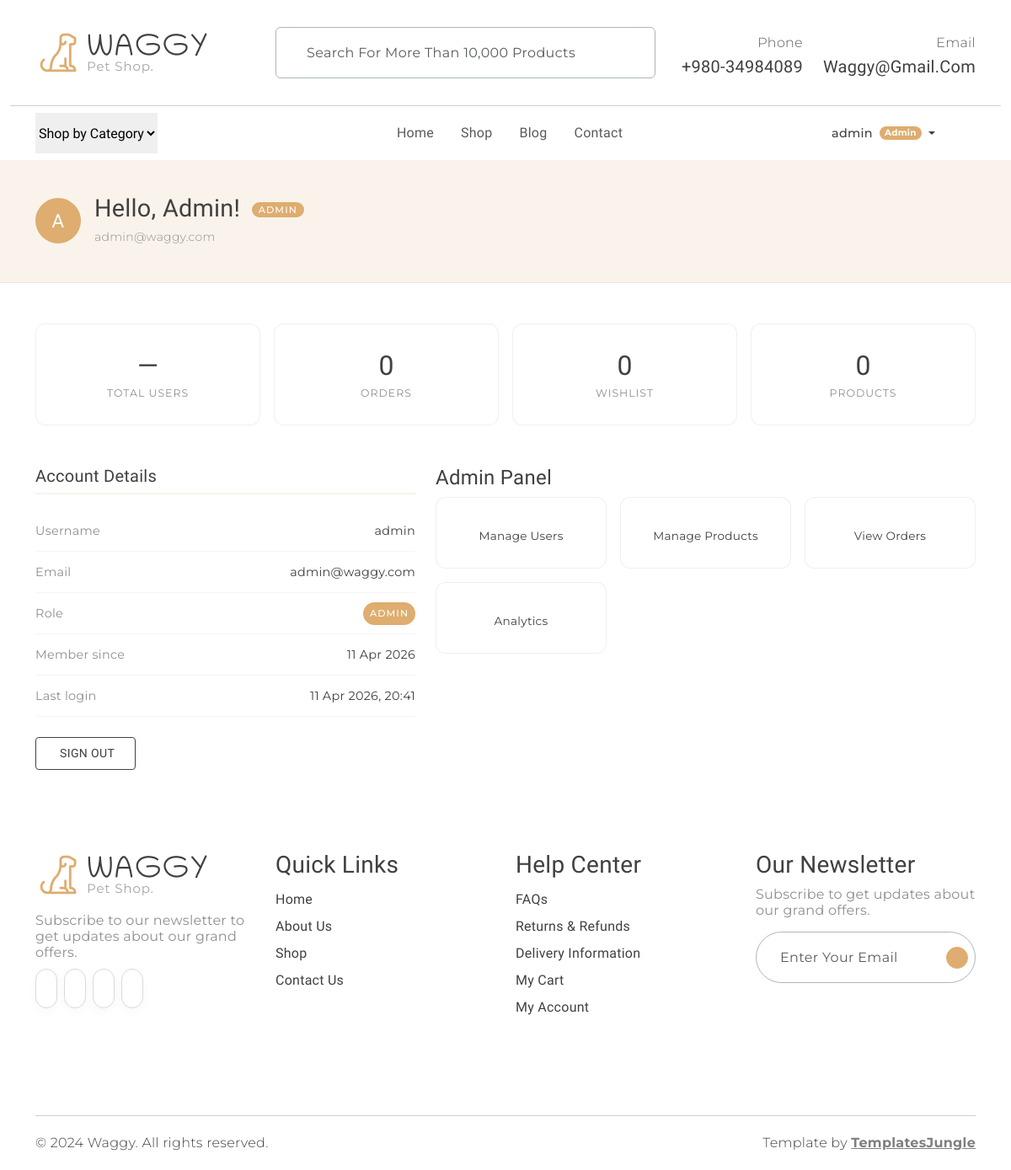
The page /dashboard (signed in) on the database as committed earlier.
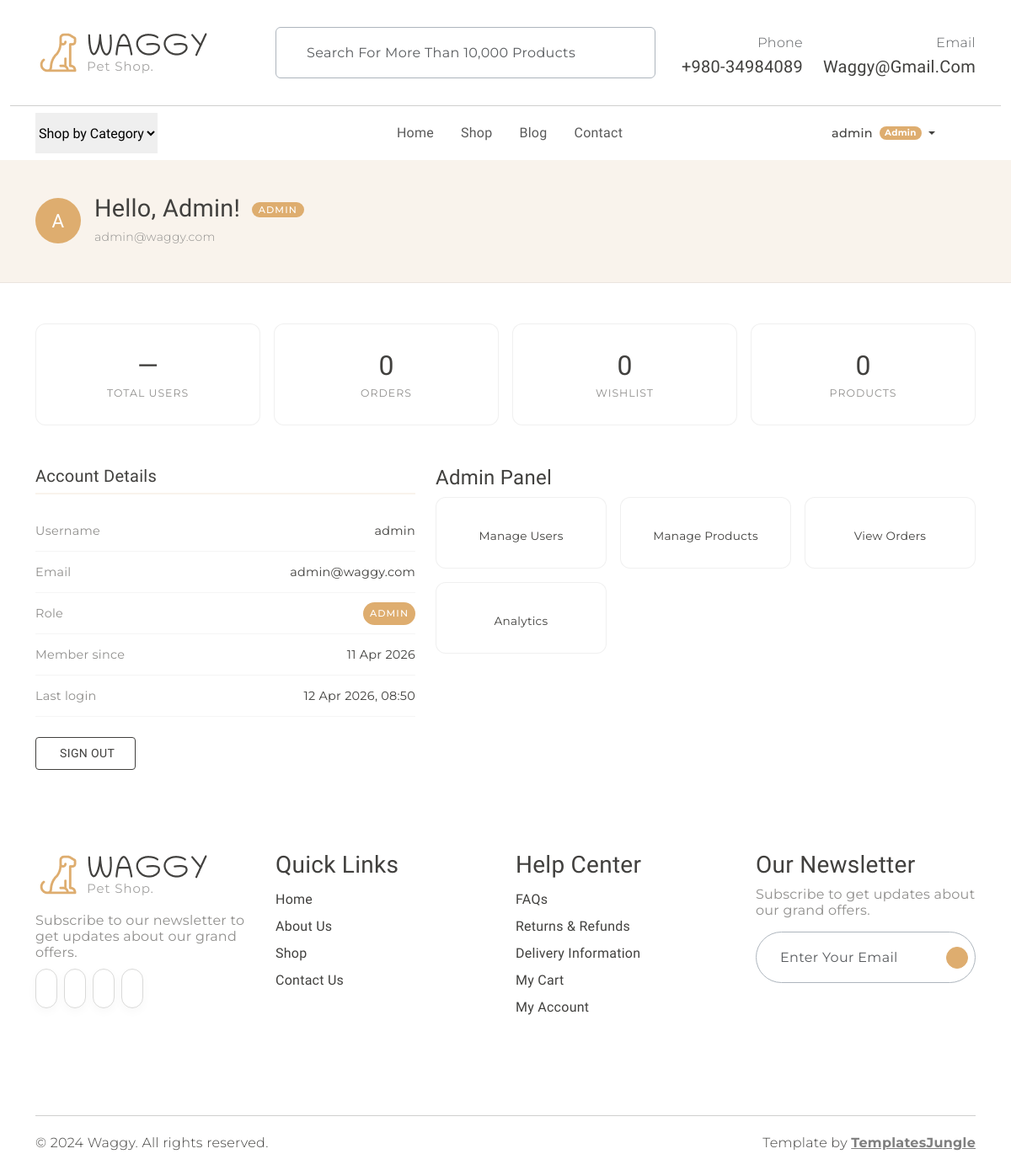
The same page on the database as committed later.
### models.py (models this page shows, shortened)
class User(UserMixin, db.Model):
    __tablename__ = "users"
    id            = db.Column(db.Integer,     primary_key=True)
    username      = db.Column(db.String(80),  unique=True, nullable=False)
    email         = db.Column(db.String(120), unique=True, nullable=False)
    password_hash = db.Column(db.String(256), nullable=False)
    role          = db.Column(db.String(20),  nullable=False, default="customer")
    is_active     = db.Column(db.Boolean,     nullable=False, default=True)
    created_at    = db.Column(db.DateTime,    nullable=False, default=datetime.utcnow)
    last_login_at = db.Column(db.DateTime,    nullable=True)
    @property
    def is_admin(self) -> bool:
        return self.role == "admin"

### app.py (the view)
    @main_bp.route("/dashboard")
    @login_required
    def dashboard():
        return render_template("dashboard.html")

### cart.py (called while the page is built)
def get_cart_count() -> int:
    if current_user.is_authenticated:
        result = (
            db.session.query(func.sum(CartItem.quantity))
            .join(CartItem.product)
            .filter(
                CartItem.user_id == current_user.id,
                Product.is_active.is_(True),
            )
            .scalar()
        )
        return int(result or 0)
    cart = _clean_session_cart()
    return sum(cart.values())

### templates/dashboard.html (shortened to what this page needs)
{% extends "base.html" %}
{% block content %}
<div class="dash-hero">
  <div class="container">
    <div class="d-flex align-items-center gap-3">
      <div class="dash-avatar">{{ current_user.username[0].upper() }}</div>
      <div>
        <h2>
          Hello, {{ current_user.username }}!
          <span class="role-badge {{ current_user.role }}">
            {{ current_user.role | capitalize }}
          </span>
        </h2>
        <p class="mb-0 secondary-font" style="color: #908F8D; font-size: 0.875rem;">
          {{ current_user.email }}
        </p>
      </div>
    </div>
  </div>
</div>
<div class="container my-5">
  <div class="row g-3 mb-5">
    {% if current_user.is_admin %}
      <div class="col-6 col-md-3">
        <div class="stat-card">
          <div class="stat-value">—</div>
          <div class="stat-lbl">Total Users</div>
        </div>
      </div>
    {% endif %}
    <div class="col-6 col-md-3">
      <div class="stat-card">
        <div class="stat-value">0</div>
        <div class="stat-lbl">Orders</div>
      </div>
    </div>
    <div class="col-6 col-md-3">
      <div class="stat-card">
        <div class="stat-value">0</div>
        <div class="stat-lbl">Wishlist</div>
      </div>
    </div>
    <div class="col-6 col-md-3">
      <div class="stat-card">
        <div class="stat-value">0</div>
        <div class="stat-lbl">{% if current_user.is_admin %}Products{% else %}Saved Items{% endif %}</div>
      </div>
    </div>
  </div>
  <div class="row g-4">
    <div class="col-md-5 info-section">
      <h4>Account Details</h4>
      <div class="info-row">
        <span class="lbl">Username</span>
        <span>{{ current_user.username }}</span>
      </div>
      <div class="info-row">
        <span class="lbl">Email</span>
        <span>{{ current_user.email }}</span>
      </div>
      <div class="info-row">
        <span class="lbl">Role</span>
        <span class="role-badge {{ current_user.role }}">{{ current_user.role | capitalize }}</span>
      </div>
      <div class="info-row">
        <span class="lbl">Member since</span>
        <span>{{ current_user.created_at.strftime('%d %b %Y') }}</span>
      </div>
      <div class="info-row">
        <span class="lbl">Last login</span>
        <span>
          {% if current_user.last_login_at %}
            {{ current_user.last_login_at.strftime('%d %b %Y, %H:%M') }}
          {% else %}
            —
          {% endif %}
        </span>
      </div>
      <div class="mt-4">
        <a href="{{ url_for('auth.logout') }}"
           class="btn btn-outline-dark rounded-1"
           style="font-size: 0.875rem; padding: 0.5rem 1.5rem;">
          Sign Out
        </a>
      </div>
    </div>
    <div class="col-md-7">
      <h4 class="info-section">
        {% if current_user.is_admin %}Admin Panel{% else %}My Account{% endif %}
      </h4>
      <div class="row g-3">
        {% if current_user.is_admin %}
          <div class="col-6 col-sm-4">
            <a href="#" class="quick-link">
              <span>Manage Users</span>
            </a>
          </div>
          <div class="col-6 col-sm-4">
            <a href="#" class="quick-link">
              <span>Manage Products</span>
            </a>
          </div>
          <div class="col-6 col-sm-4">
            <a href="#" class="quick-link">
              <span>View Orders</span>
            </a>
          </div>
          <div class="col-6 col-sm-4">
            <a href="#" class="quick-link">
              <span>Analytics</span>
            </a>
          </div>
        {% endif %}
      </div>
    </div>
  </div>
</div>
{% endblock %}

### templates/base.html (shortened to what the changed rows need)
<!DOCTYPE html>
<html lang="en">
<head>
  <link rel="stylesheet" href="https://cdn.jsdelivr.net/npm/swiper@9/swiper-bundle.min.css" />
  <link href="https://cdn.jsdelivr.net/npm/bootstrap@5.3.0-alpha3/dist/css/bootstrap.min.css" rel="stylesheet"
>
  <link rel="stylesheet" href="{{ url_for('static', filename='css/normalize.css') }}">
  <link rel="stylesheet" href="{{ url_for('static', filename='css/vendor.css') }}">
  <link rel="stylesheet" href="{{ url_for('static', filename='style.css') }}">
</head>
<body>
  <header>
    <div class="container">
      <nav class="main-menu d-flex navbar navbar-expand-lg">
        <div class="offcanvas offcanvas-end" tabindex="-1" id="offcanvasNavbar">
          <div class="offcanvas-body justify-content-between">
            <div class="d-none d-lg-flex align-items-center">
              <ul class="d-flex justify-content-end list-unstyled m-0 align-items-center gap-1">
                {% if current_user.is_authenticated %}
                  <li class="nav-item dropdown">
                    <a class="nav-link dropdown-toggle d-flex align-items-center gap-1 mx-2"
                       href="#" role="button" data-bs-toggle="dropdown" aria-expanded="false">
                      <span class="secondary-font" style="font-size:0.9rem; font-weight:500;">
                        {{ current_user.username }}
                      </span>
                      {% if current_user.is_admin %}
                        <span class="badge rounded-pill bg-primary ms-1"
                              style="font-family:var(--secondary-font); font-size:0.65rem; padding:0.3em 0.6em;">
                          Admin
                        </span>
                      {% endif %}
                    </a>
                  </li>
                {% endif %}
              </ul>
            </div>
          </div>
        </div>
      </nav>
    </div>
  </header>
  {% block content %}{% endblock %}
</body>
</html>

Rows that differ between the two databases and show on the page:
changed User "Admin": last_login_at "11 Apr 2026, 20:41" → "12 Apr 2026, 08:50"
